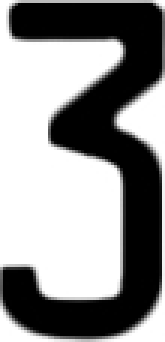
#> input picture image/3.jpg, 55 x 114 px (shown 3 times larger)
$ python -i plate_process.py   (imports and definitions only)
#> lines starting #> are read from the running program, lines starting #| are printed output that depends on the picture
#> further down, picture is the input picture: shape (114, 55, 3); min 0, max 255, mean 142.9
# encoding=utf-8
import numpy as np
import cv2
import math
import random
import os


# 对图像进行错切变换、仿射变换、投影变换、运动模糊、高斯模糊、噪声处理
#
class plate_process():
    def __init__(self):
        pass

    # 错切变换
    # [20 lines left out: function shear_mapping, not called in this run]

    def random_int(self, a=-10, b=10):
        return random.randint(a, b)

    # 放射变换
    # [118 lines left out: functions wrap_affine, projective_transform, not called in this run]

    # 运动模糊
    def motion_blur(self, image, degree=None, angle=None):
        image = np.array(image)
        if degree is None:
            degree = random.randint(5, 18)
        if angle is None:
            angle = random.randint(10, 180)

        # 这里生成任意角度的运动模糊kernel的矩阵， degree越大，模糊程度越高
        M = cv2.getRotationMatrix2D((degree / 2, degree / 2), angle, 1)
        motion_blur_kernel = np.diag(np.ones(degree))
        motion_blur_kernel = cv2.warpAffine(motion_blur_kernel, M, (degree, degree))

        motion_blur_kernel = motion_blur_kernel / degree
        blurred = cv2.filter2D(image, -1, motion_blur_kernel)
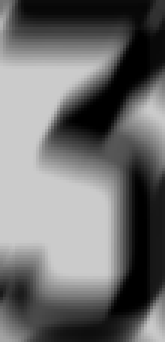
#> blurred: shape (114, 55, 3) (shown 3 times larger); min 0, max 203, mean 110.7
        # convert to uint8
        cv2.normalize(blurred, blurred, 0, 255, cv2.NORM_MINMAX)
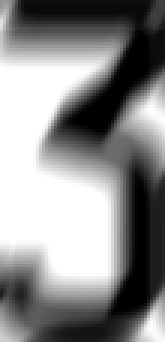
#> blurred: shape (114, 55, 3) (shown 3 times larger); min 0, max 255, mean 139.1
        dst = np.array(blurred, dtype=np.uint8)
        return dst

    # 对焦模糊、高斯模糊
    # [20 lines left out: functions gauss_blur, gauss_noise, not called in this run]

    def read_image(self, path):
        return cv2.imdecode(np.fromfile(path, dtype=np.uint8), -1)

    # [33 lines left out: functions save_image, show_image, process_pic, not called in this run]

    # 对某个图像的区域进行扣取
    # 2018.03.06 这个之后写
    def crop_image(self, path, box=(0, 10, 10, 10)):
        image = self.read_image(path)
        pass


pp = plate_process()
# [7 lines of commented-out code are left out]
folder = 'E:\workspace\github\create-car-license-plate\license2'
save_folder = 'E:\workspace\github\plate_dataset\plate_process_image'
# [20 lines not run here, left out]

>>> import cv2
>>> picture = cv2.imread('image/3.jpg')
>>> result = plate_process().motion_blur(picture)

$ run again, on image/R.jpg
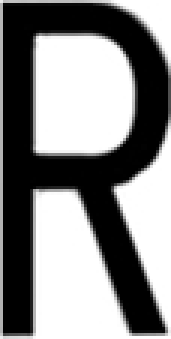
#> input picture image/R.jpg, 57 x 113 px (shown 3 times larger)
#> picture is the input picture: shape (113, 57, 3); min 0, max 255, mean 134.6
#> in motion_blur, `blurred = cv2.filter2D(image, -1, motion_blur_kernel)`:
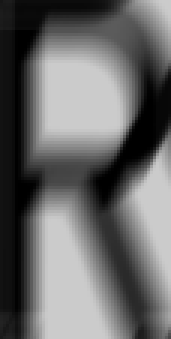
#> blurred: shape (113, 57, 3) (shown 3 times larger); min 0, max 203, mean 105.4
#> in motion_blur, `cv2.normalize(blurred, blurred, 0, 255, cv2.NORM_MINMAX)`:
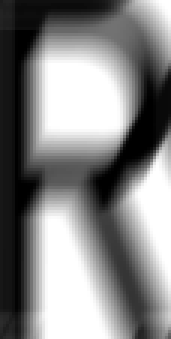
#> blurred: shape (113, 57, 3) (shown 3 times larger); min 0, max 255, mean 132.4
